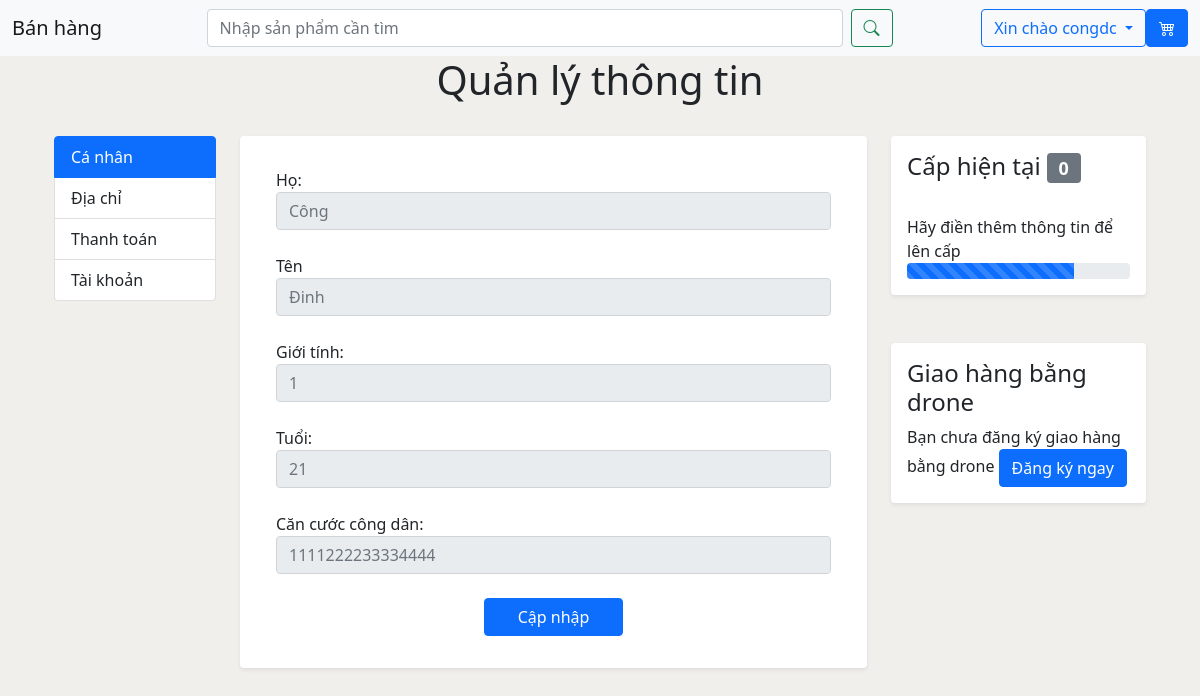
The page /info/information/ (signed in) on the database its author committed.
### authentication/models.py (models this page shows)
class CustomUser(AbstractUser):
    num_level = ((0, "Cơ bản"), (1, "Xác thực"), (2, "Vip"))
    level = models.IntegerField (choices=num_level, default=0)
    id_card = models. IntegerField (null=True)
    bank_card = models. IntegerField (null=True)
    phone = models. IntegerField (null=True)
    age = models. IntegerField (default=0)
    sex_choice = ((0, "Nữ"), (1, "Nam"), (2, "không xác định"))
    sex = models.IntegerField (choices=sex_choice, default=2)
    address = models.CharField (default='', max_length=255)

### authentication/views.py (the view)
# urls.py: path('information/', views.information, name = 'information'),
def information(request):
    return render(request, 'information.html')

### authentication/templates/information.html (shortened to what this page needs)
{% extends "pages/base.html" %}
{% block content %}
<center>
    <h1>Quản lý thông tin</h1>
</center>
<br>
<div class="container-fluid">
    <div class="row">
      <div class="col-2">
        <div class="list-group" id="list-tab" role="tablist">
          <a class="list-group-item list-group-item-action active" id="list-home-list" data-bs-toggle="list" href="#list-home" role="tab" aria-controls="list-home">Cá nhân</a>
          <a class="list-group-item list-group-item-action" id="list-profile-list" data-bs-toggle="list" href="#list-profile" role="tab" aria-controls="list-profile">Địa chỉ</a>
          <a class="list-group-item list-group-item-action" id="list-messages-list" data-bs-toggle="list" href="#list-messages" role="tab" aria-controls="list-messages">Thanh toán</a>
          <a class="list-group-item list-group-item-action" id="list-settings-list" data-bs-toggle="list" href="#list-settings" role="tab" aria-controls="list-settings">Tài khoản</a>
        </div>
      </div>
      <div class="col-7">
        <div class="tab-content" id="nav-tabContent">
          <div class="tab-pane fade show active" id="list-home" role="tabpanel" aria-labelledby="list-home-list">
                <div class="shadow-sm p-3 mb-5 bg-body rounded">
                        <div class="accordion-body">
                            Họ:
                            <input class="form-control" type="text" placeholder={{user.first_name}} aria-label="Disabled input example" disabled>
                            <br>
                            Tên
                            <input class="form-control" type="text" placeholder={{user.last_name}} aria-label="Disabled input example" disabled>
                          <br>
                          Giới tính:
                            <input class="form-control" type="text" placeholder={{user.sex}} aria-label="Disabled input example" disabled>
                          <br>
                          Tuổi:
                            <input class="form-control" type="text" placeholder={{user.age}} aria-label="Disabled input example" disabled>
                          <br>
                          Căn cước công dân:
                            <input class="form-control" type="text" placeholder={{user.id_card}} aria-label="Disabled input example" disabled>
                          <br>
                          <div class="d-grid gap-2 col-3 mx-auto">
                            <a href="{{user.id}}/" class="btn btn-primary" role="button">Cập nhập</a>
                          </div>
                        </div>
                </div>
          </div>
        </div>
      </div>
        <div class="col-sm-3">
            <div class="shadow-sm p-3 mb-5 bg-body rounded">
                <h4>Cấp hiện tại  <span class="badge bg-secondary">{{user.level}}</span></h4>
                <br>
                Hãy điền thêm thông tin để lên cấp
                <div class="progress">
                  <div class="progress-bar progress-bar-striped progress-bar-animated" role="progressbar" aria-valuenow="50" aria-valuemin="0" aria-valuemax="100" style="width: 75%"></div>
                </div>
            </div>
           <div class="shadow-sm p-3 mb-5 bg-body rounded">
               <h4>Giao hàng bằng drone </h4>
                      {% if user.level == 2 %}
                        Bạn đã đăng ký giao hàng bằng drone
                        <button type="button" class="btn btn-warning"> Hủy đăng ký </button>
                      {% else %}
                        Bạn chưa đăng ký giao hàng bằng drone
                        <a class="btn btn-primary" href="{% url 'drone_delivery' %}">Đăng ký ngay</a>
                      {% endif %}
            </div>
        </div>
    </div>
</div>
{% endblock %}

### home/templates/pages/base.html (shortened to what this page needs)
<!doctype html>
<html lang="en">
<head>
    <link rel="stylesheet" href="https://cdn.jsdelivr.net/npm/bootstrap-icons@1.5.0/font/bootstrap-icons.css">
    {% load static %}
    <link href="https://cdn.jsdelivr.net/npm/bootstrap@5.1.3/dist/css/bootstrap.min.css" rel="stylesheet">
</head>
<body>
    <nav class="navbar sticky-top navbar-expand-lg navbar-light bg-light">
        <div class="container-fluid">
            <a class="navbar-brand" href="/">
                Bán hàng
            </a>
            <div class="navbar-search search col-sm-7 col-xs-11">
                  <form class="d-flex" action="/search" method="get">
                      <input class="form-control me-2" type="search" placeholder="Nhập sản phẩm cần tìm" name="query" id="query">
                      <button class="btn btn-outline-success" type="submit">
                            <i class="bi bi-search"></i>
                      </button>
                  </form>
                </div>
            <div class="nav justify-content-end" id="navbarScroll">
                {% if user.username %}
                    <div class="dropdown">
                        <button class="btn btn-outline-primary dropdown-toggle" type="button" id="dropdownMenuButton2" data-bs-toggle="dropdown" aria-expanded="false">
                            Xin chào {{user.username}}
                        </button>
                    </div>
                {% endif %}
                <a  class="btn btn-primary"  href="{% url 'cart' %}">
                    <i class="bi bi-cart4"></i>
                </a>
            </div>
        </div>
    </nav>
    <div class="container">
        {% block content %}
        {% endblock %}
    </div>
</body>
</html>

### home/templates/pages/base.html (style rules this page uses)
html, body { height: 100%; background-color: #f0efeb }

### rows shown on the page
CustomUser: username "congdc", first_name "Công", last_name "Đinh", sex "1", age "21", id_card "1111222233334444", level "0"
